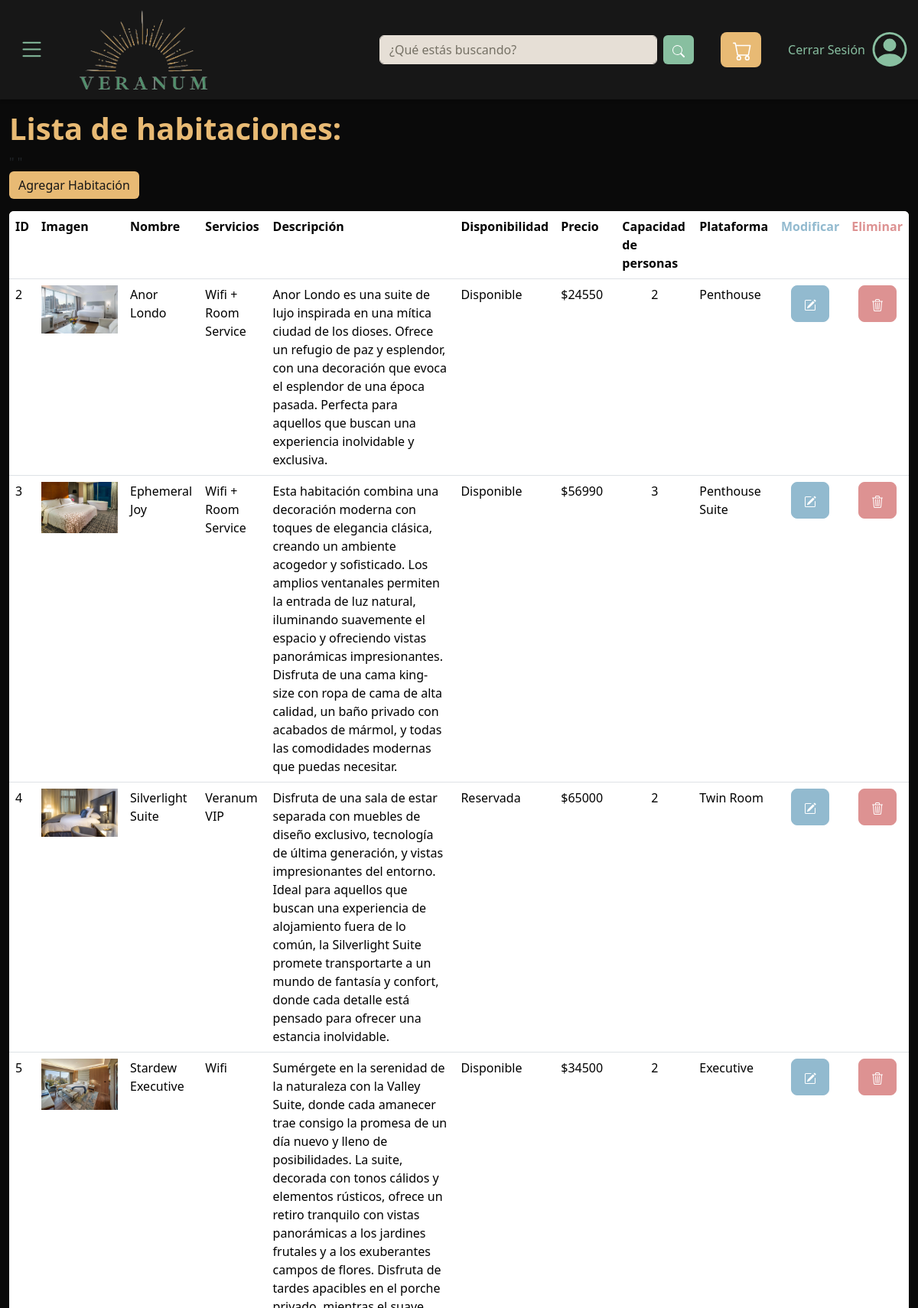
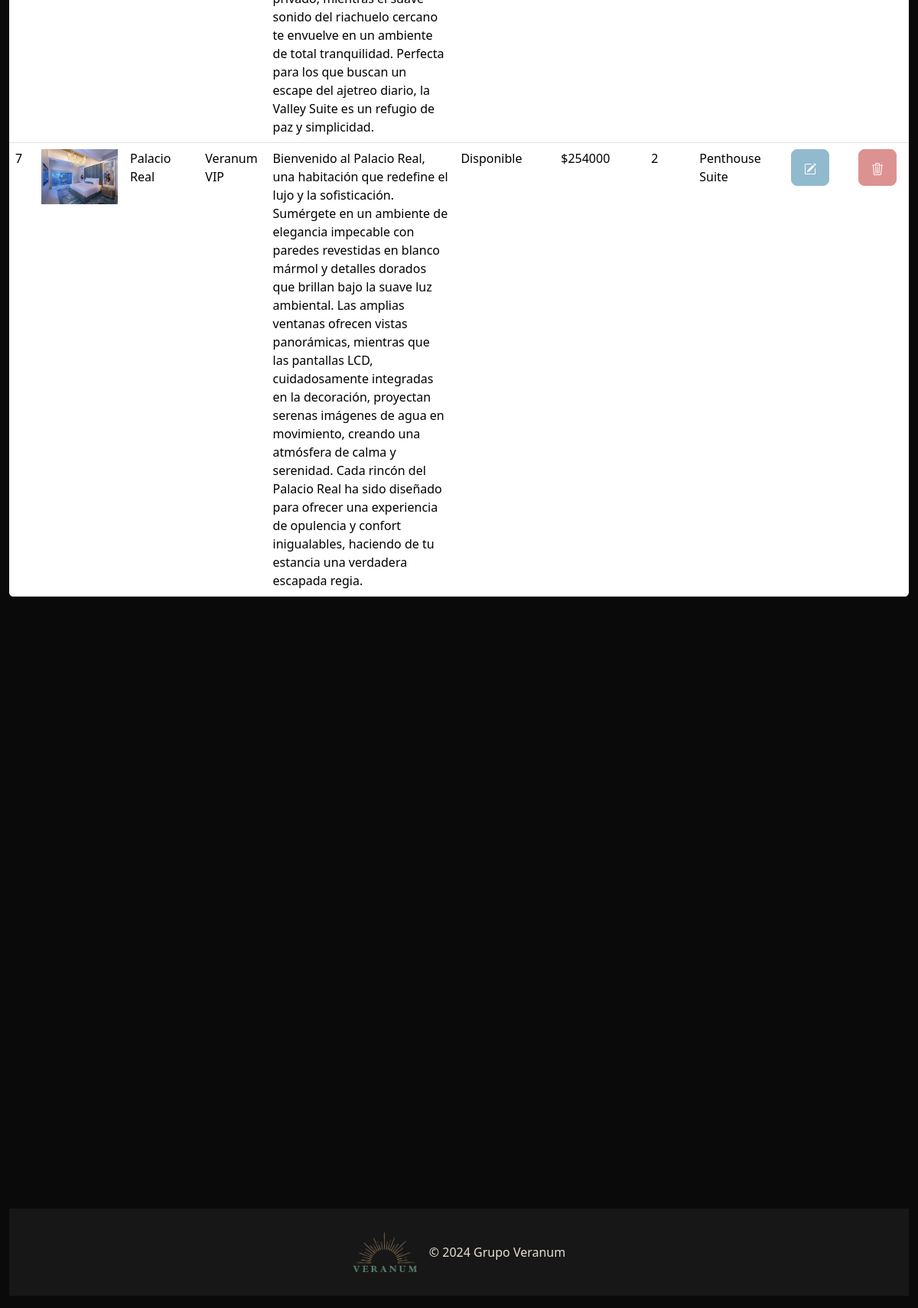
Page /listadoHabs (signed in) on the committed database (2 pictures, top to bottom).
### Store/models.py (models this page shows)
class Habitacion(models.Model):
    idHab         = models.AutoField(primary_key=True)
    nombre        = models.CharField(max_length=50)
    servicio      = models.ForeignKey('servicio', on_delete=models.CASCADE)
    dispHab       = models.ForeignKey('dispHab', on_delete=models.CASCADE)
    descripcion   = models.CharField(max_length=550)
    imagen        = models.ImageField(upload_to='habitaciones/imagenes')
    ytVidId       = models.CharField(max_length=11, null=True)
    precio        = models.IntegerField()
    capacidad     = models.IntegerField()
    tipoHab       = models.ForeignKey('tipoHab', on_delete=models.CASCADE)

class servicio(models.Model):
    idServ         = models.AutoField(primary_key=True)
    nombre        = models.CharField(max_length=50)

class dispHab(models.Model):
    idDisp        = models.AutoField(primary_key=True)
    nombre        = models.CharField(max_length=40)

class tipoHab(models.Model):
    idTipo        = models.IntegerField(primary_key=True)
    nombre        = models.CharField(max_length=20)

### Store/views.py (the view)
# urls.py: path('listadoHabs', views.listadoHabs, name='listadoHabs'),
@login_required
def listadoHabs(request):
    habitaciones = Habitacion.objects.all()
    tipoHabs = tipoHab.objects.all()
    context = {
    'habitaciones': habitaciones,
    'tipoHabs': tipoHabs
    }
    return render(request, 'listadoHabs.html', context)

### Store/templates/listadoHabs.html (shortened to what this page needs)
{% extends "plantilla_base.html" %}
{% block contenido %}
<h1 class="pt-5 mt-5" style="font-weight:bold; color:#E8BA74">Lista de habitaciones:</h1>
<table class="table table-resposive mb-0">
    <tr class="listado" >
        <th >ID</th>
        <th >Imagen</th>
        <th >Nombre</th>
        <th >Servicios</th>
        <th >Descripción</th>"
        <th >Disponibilidad</th>"
        <th >Precio</th>
        <th >Capacidad de personas</th>
        <th >Plataforma</th>
        <th style="color: #92BACF">Modificar</th>
        <th style="color: #dd9292" >Eliminar</th>
    </tr>
    {%for habitacion in habitaciones%}
        <td > {{habitacion.idHab}} </td>
        <td ><a href="{{habitacion.idHab}}"><img src="{{habitacion.imagen.url}}" alt="No disponible" style="max-width: 100px; max-height: 140px;"></a></td>
        <td >{{habitacion.nombre}}</td>
        <td >{{habitacion.servicio.nombre}}</td>
        <td >{{habitacion.descripcion}}</td>
        <td >{{habitacion.dispHab.nombre}}</td>
        <td >${{habitacion.precio}}</td>
        <td class="text-center">{{habitacion.capacidad}}</td>
        <td>{{habitacion.tipoHab.nombre}}
        </td>
        <td class="text-center"><a href="{% url 'modificarHab' idHab=habitacion.idHab %}" class="btn btn-info btn-lg" style="background-color: #92BACF; border-color:#92BACF">
        </a></td>
        <td class="text-center"><a href="{% url 'eliminarHab' idHab=habitacion.idHab %}" class="btn btn-danger btn-lg" style="background-color: #dd9292; border-color:#dd9292; color: white">
        </a></td>
    {%endfor%}
        <a href="{%url 'registroHab' %}"><button class="btn btnAgregar btn-success mb-3" id="btnAgregar" style="background-color: #E8BA74;border: none; color: #171717 ;">Agregar Habitación</button></a>
    <table class="table table-resposive">
        <div class="container-fluid d-flex flex-column min-vh-100">
          </div>
{%endblock%}

### Store/static/style.css (style rules this page uses)
body { background-color: #0A0A0A; }
h1 { color: #88bfa0; }
.table { border-radius: 6px; overflow:hidden; background-color: #e6dfd6; }

### rows in the picture
Habitacion: idHab "2", imagen (picture), nombre "Anor Londo", servicio.nombre "Wifi + Room Service", descripcion "Anor Londo es una suite de lujo inspirada en una mítica ciudad de los dioses. Ofrece un refugio de paz y esplendor, con una decoración que evoca el esplendor de una época pasada. Perfecta para aquellos que buscan una experiencia inolvidable y exclusiva.", dispHab.nombre "Disponible", precio "24550", capacidad "2", tipoHab.nombre "Penthouse"
Habitacion: idHab "3", imagen (picture), nombre "Ephemeral Joy", servicio.nombre "Wifi + Room Service", descripcion "Esta habitación combina una decoración moderna con toques de elegancia clásica, creando un ambiente acogedor y sofisticado. Los amplios ventanales permiten la entrada de luz natural, iluminando suavemente el espacio y ofreciendo vistas panorámicas impresionantes. Disfruta de una cama king-size con ropa de cama de alta calidad, un baño privado con acabados de mármol, y todas las comodidades modernas que puedas necesitar.", dispHab.nombre "Disponible", precio "56990", capacidad "3", tipoHab.nombre "Penthouse Suite"
Habitacion: idHab "4", imagen (picture), nombre "Silverlight Suite", servicio.nombre "Veranum VIP", descripcion "Disfruta de una sala de estar separada con muebles de diseño exclusivo, tecnología de última generación, y vistas impresionantes del entorno. Ideal para aquellos que buscan una experiencia de alojamiento fuera de lo común, la Silverlight Suite promete transportarte a un mundo de fantasía y confort, donde cada detalle está pensado para ofrecer una estancia inolvidable.", dispHab.nombre "Reservada", precio "65000", capacidad "2", tipoHab.nombre "Twin Room"
Habitacion: idHab "5", imagen (picture), nombre "Stardew Executive", servicio.nombre "Wifi", descripcion "Sumérgete en la serenidad de la naturaleza con la Valley Suite, donde cada amanecer trae consigo la promesa de un día nuevo y lleno de posibilidades. La suite, decorada con tonos cálidos y elementos rústicos, ofrece un retiro tranquilo con vistas panorámicas a los jardines frutales y a los exuberantes campos de flores. Disfruta de tardes apacibles en el porche privado, mientras el suave sonido del riachuelo cercano te envuelve en un ambiente de total tranquilidad. Perfecta para los que buscan un escape del ajetreo diario, la Valley Suite es un refugio de paz y simplicidad.", dispHab.nombre "Disponible", precio "34500", capacidad "2", tipoHab.nombre "Executive"
Habitacion: idHab "7", imagen (picture), nombre "Palacio Real", servicio.nombre "Veranum VIP", descripcion "Bienvenido al Palacio Real, una habitación que redefine el lujo y la sofisticación. Sumérgete en un ambiente de elegancia impecable con paredes revestidas en blanco mármol y detalles dorados que brillan bajo la suave luz ambiental. Las amplias ventanas ofrecen vistas panorámicas, mientras que las pantallas LCD, cuidadosamente integradas en la decoración, proyectan serenas imágenes de agua en movimiento, creando una atmósfera de calma y serenidad. Cada rincón del Palacio Real ha sido diseñado para ofrecer una experiencia de opulencia y confort inigualables, haciendo de tu estancia una verdadera escapada regia.", dispHab.nombre "Disponible", precio "254000", capacidad "2", tipoHab.nombre "Penthouse Suite"
